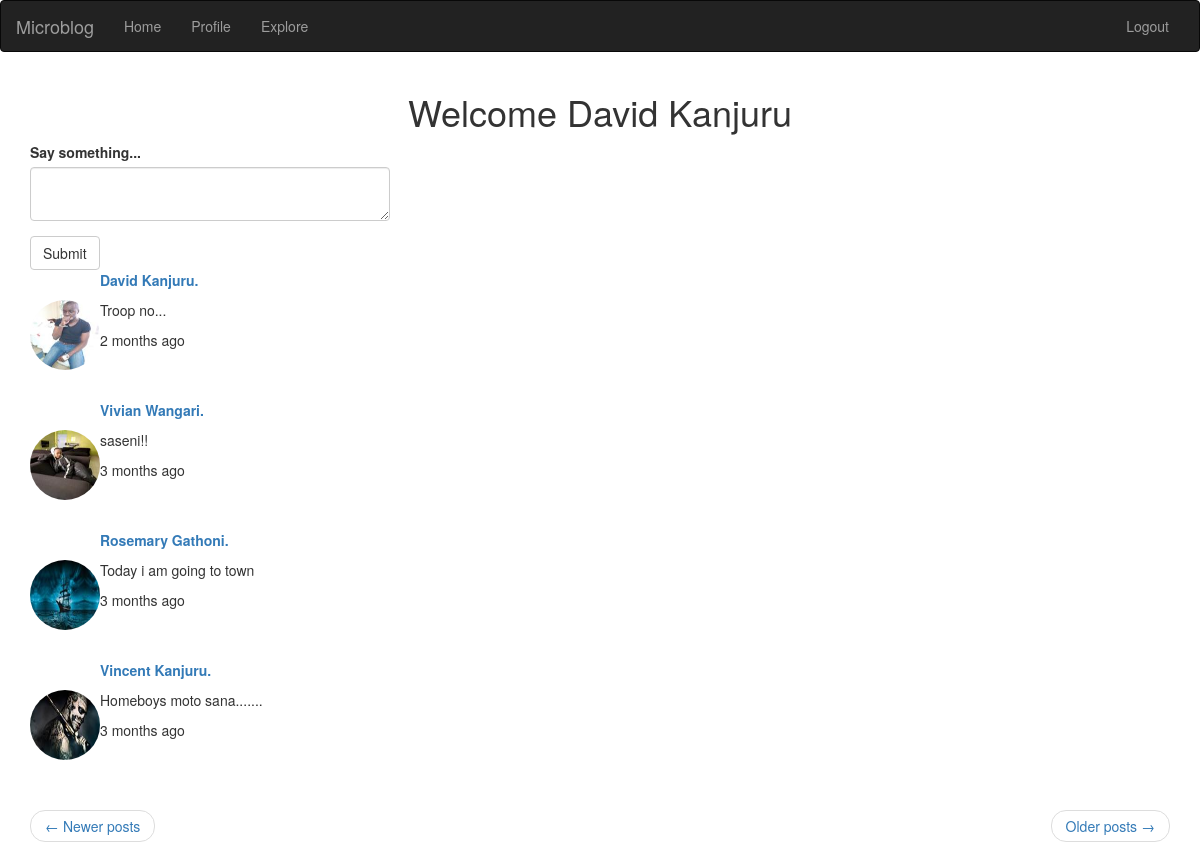
The page /index?page=2 (signed in) on the database its author committed.
### app/model.py (models this page shows, shortened)
class People(UserMixin, db.Model):
    id = db.Column(db.Integer, primary_key= True)
    username = db.Column(db.String(120), index=True, unique=True, nullable=False)
    email = db.Column(db.String(120), index=True, unique=True, nullable=False)
    password_hash = db.Column(db.String(128), index=True)
    image = db.Column(db.String(20), nullable= False, default='default1.jpg')
    about_me = db.Column(db.String(140))
    last_seen = db.Column(db.DateTime, default = datetime.utcnow)
    posts = db.relationship('Post', backref='author', lazy='dynamic')
    followed = db.relationship('People', secondary=followers,
                              primaryjoin=(followers.c.follower_id == id),
                               secondaryjoin=
                               (followers.c.followed_id == id),
                               backref =
                               db.backref('followers', lazy='dynamic'),
                               lazy='dynamic')
    def followed_posts(self):
        followed = Post.query.join(followers,(followers.c.followed_id == Post.user_id)).filter(followers.c.follower_id == self.id)
        own = Post.query.filter_by(user_id=self.id)
        return followed.union(own).order_by(Post.timestamp.desc())
    def __repr__(self):
        return f"{self.username}"

class Post(db.Model):
    id = db.Column(db.Integer, primary_key=True)
    body = db.Column(db.String(140))
    timestamp = db.Column(db.DateTime, index=True, default=datetime.utcnow)
    user_id = db.Column(db.Integer, db.ForeignKey("people.id"))
    language = db.Column(db.String(100))

### app/routes.py (the view, shortened to what this page needs)
@app.route("/", methods=['POST','GET'])
@app.route("/index", methods=['POST','GET'])
@login_required
def index():
    page = request.args.get('page', 1, type=int)
    posts_ = current_user.followed_posts().paginate(page, app.config['POSTS_PER_PAGE'], False)
    prev_url = url_for('index', page=posts_.prev_num) if posts_.has_prev else None
    next_url = url_for('index', page=posts_.next_num) if posts_.has_next else None
    form = PostForm()
    return render_template("index.html", title="Home Page", posts=posts_.items, form=form, next_url=next_url, prev_url=prev_url)

### app/forms.py
class PostForm(FlaskForm):
    post = TextAreaField(_l('Say something...'), validators=[DataRequired(), Length(min=0,max=150)])
    submit = SubmitField(_l('Submit'))

### app/model.py (called while the page is built)
@login_manager.user_loader
def load_user(user_id):
    return People.query.get(int(user_id))

### app/routes.py (called while the page is built)
@app.before_request
def before_request():
    if current_user.is_authenticated:
        current_user.last_seen = datetime.utcnow()
        db.session.commit()
        g.locale = str(get_locale())

### app/templates/index.html (shortened to what this page needs)
{% extends "base.html" %}
{% block app_content %}
<center><h1>Welcome {{current_user.username}}</h1></center>
{% if form %}
{% import 'bootstrap/wtf.html' as wtf %}
        <div class="row">
        <div class="col-md-4">
            {{ wtf.quick_form(form) }}
        </div>
        </div>
{% endif %}
        {% for i in posts %}
            <table>
                <tr>
                    {% if i.author.image %}
                    <td>
                        <img src="{{url_for('static', filename='profile_pics/'+ i.author.image)}}" style="border-radius: 50%" height="70px" width="70px">
                    </td>
                    {% endif %}
                    <td>
                        <p>
                            <a href="{{url_for('user', username=i.author.username)}}">
                            <strong>
                                {{i.author.username}}.
                            </strong>
                            </a>
                        </p>
                        <p>
                            {{i.body}}
                        </p>
                        <p>
                            {{moment(i.timestamp).fromNow()}}
                        </p>
                        <br><br>
                    </td>
                </tr>
            </table>
        {% endfor %}
    <nav aria-label="...">
        <ul class="pager">
            <li class="previous{% if not prev_url %} disabled{% endif %}">
                <a href="{{ prev_url or '#' }}">
                    <span aria-hidden="true">&larr;</span> {{_("Newer posts")}}
                </a>
            </li>
            <li class="next{% if not next_url %} disabled{% endif %}">
                <a href="{{ next_url or '#' }}">
                    {{_("Older posts")}} <span aria-hidden="true">&rarr;</span>
                </a>
            </li>
        </ul>
    </nav>
{% endblock %}

### app/templates/base.html (shortened to what this page needs)
{% extends 'bootstrap/base.html' %}
    {% block navbar %}
    <nav class="navbar navbar-inverse">
        <div class="container-fluid">
            <div class="navbar-header">
                <a class="navbar-brand" href="      {{url_for('index')}}">Microblog</a>
            </div>
            <div class="collapse navbar-collapse" id="bs-example-navbar-collapse-1">
                {% if not current_user.is_anonymous %}
            <ul class="nav navbar-nav navbar-left">
                <li><a href="{{url_for('index')}}">{{_("Home")}}</a></li>
                <li><a href="       {{url_for('user',username=current_user)}}">{{_("Profile")}}</a></li>
                <li><a href="{{url_for('explore')}}">{{_("Explore")}}</a></li>
            </ul>
            <ul class="nav navbar-nav navbar-right">
                <li><a href="{{url_for('logout')}}">{{_("Logout")}}</a></li>
            </ul>
                {% else %}
            <ul class="nav navbar-nav navbar-right">
                <li><a href="{{url_for('login')}}">{{_("Login")}}</a></li>
            </ul>
                {% endif %}
            </div>
        </div>
    </nav>
    {% endblock %}
    {% block content %}
        <div class="container">
            {% block app_content %}{% endblock %}
        </div>
{% endblock %}

### rows shown on the page
People: username "David Kanjuru"
Post: image (picture), author.username "David Kanjuru", body "Troop no...", timestamp "2 months ago"
Post: image (picture), author.username "Vivian Wangari", body "saseni!!", timestamp "3 months ago"
Post: image (picture), author.username "Rosemary Gathoni", body "Today i am going to town", timestamp "3 months ago"
Post: image (picture), author.username "Vincent Kanjuru", body "Homeboys moto sana.......", timestamp "3 months ago"
